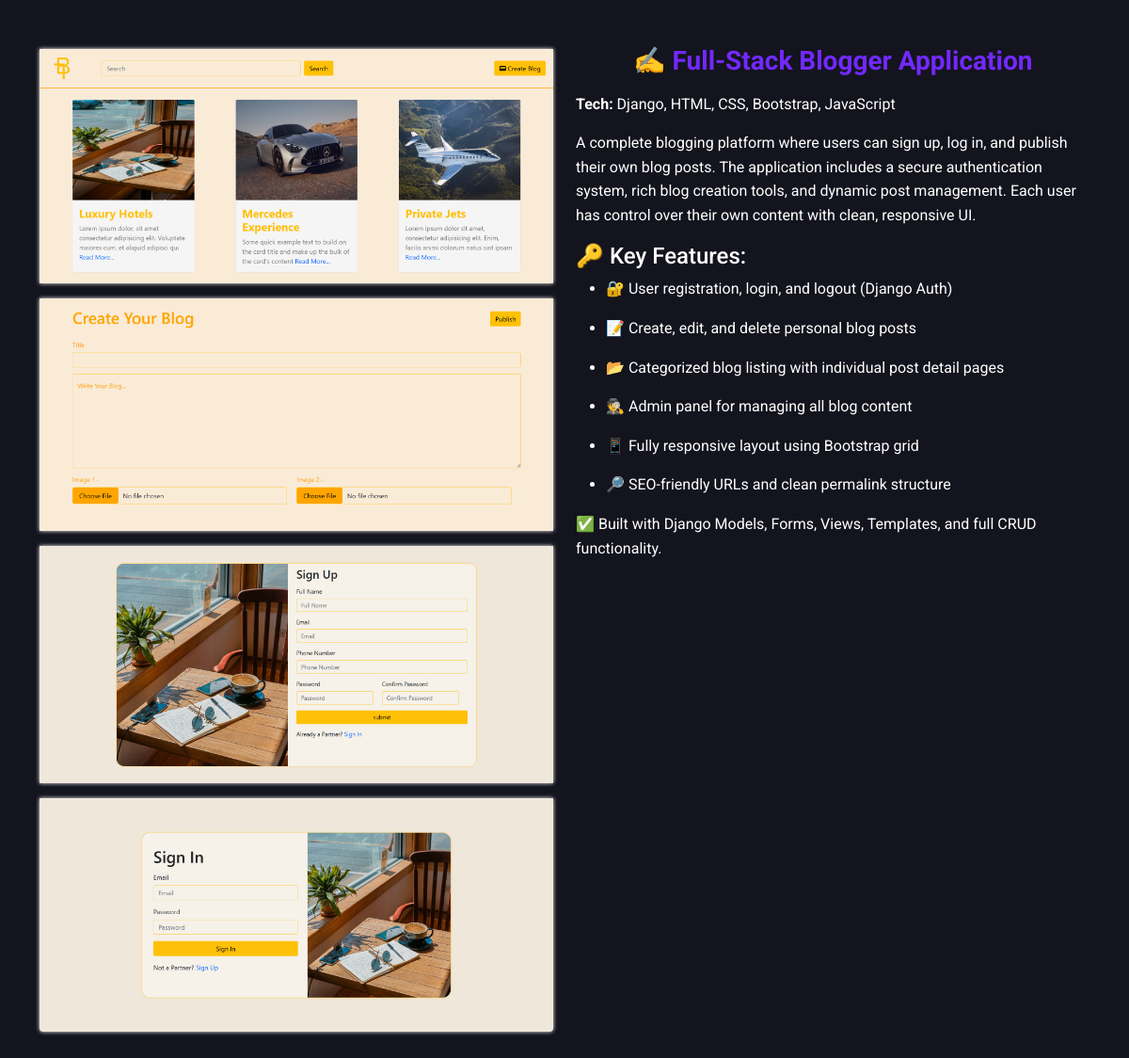
The page /projects/35/ on the database its author committed.
### portfolioApp/models.py (models this page shows)
class Project(models.Model):
    title = models.CharField(max_length=100)
    image = models.ImageField(upload_to='projects/')
    image2 = models.ImageField(upload_to='projects/', blank=True, default=None)
    image3 = models.ImageField(upload_to='projects/', blank=True)
    image4 = models.ImageField(upload_to='projects/', blank=True)
    description = RichTextField()
    url = models.URLField(blank=True)

### portfolioApp/views.py (the view)
# urls.py: path('projects/<int:id>/', views.project_detail, name='project_detail'),
def project_detail(request, id):
    project = models.Project.objects.get(id=id)
    profile = models.Profile.objects.first()
    return render(request, 'portfolioProject.html', {'project': project, 'profile':profile })

### portfolioApp/templates/portfolioProject.html
{% extends "base.html" %}
{% load static %}
{% block content %}
<section id="pf-portfolio-details" class="container py-5">
  <div class="row align-items-start gy-4">
    <div class="col-lg-6">
      <div class="pf-img-wrapper rounded overflow-hidden">
        <img src="{{project.image.url}}" alt="Portfolio image" class="img-fluid w-100 pf-img mt-1">
        {% if project.image2 %}<img src="{{project.image2.url}}" alt="Portfolio image" class="img-fluid w-100 pf-img mt-3">{% endif %}
        {% if project.image3 %}<img src="{{project.image3.url}}" alt="Portfolio image" class="img-fluid w-100 pf-img mt-3">{% endif %}
        {% if project.image4 %}<img src="{{project.image4.url}}" alt="Portfolio image" class="img-fluid w-100 pf-img mt-3">{% endif %}
      </div>
    </div>
    <div class="col-lg-6">
      <div class="pf-text-content">
        <h3 class="fw-bold text-center mt-3 mt-md-0 mt-lg-0">{{project.title}}</h3>
        <p class="mt-3">
          {{project.description|safe}}
        </p>
      </div>
    </div>
  </div>
</section>
{% endblock content %}

### portfolioApp/static/css/style.css (style rules this page uses)
* { margin: 0; padding: 0; box-sizing: border-box; }
html, body { background-color: var(--color-1) !important; color: var(--color-2) !important; position: relative !important; font-family: "Roboto", sans-serif !important; }
html { scroll-padding-top: 80px; }
:root { --color-1 : #13141E !important; --color-2 : #FFFFFF !important; --color-3 : #7328FF !important; --color-4 : #0EF60E !important; --color-5 : #28282B !important; }
#pf-portfolio-details .pf-img-wrapper { filter: drop-shadow(0 0 2px var(--color-2)); }
#pf-portfolio-details .pf-text-content h3 { font-size: 1.75rem; }
#pf-portfolio-details .pf-text-content p { font-size: 1rem; line-height: 1.6; }
.pf-text-content h3 { color: var(--color-3); }
.pf-text-content p { color: var(--color-2); }

### rows shown on the page
Project: image (picture), image2 (picture), image3 (picture), image4 (picture), title "✍️ Full-Stack Blogger Application", description "Tech: Django, HTML, CSS, Bootstrap, JavaScript A complete blogging platform where users can sign up, log in, and publish their own blog posts. The application includes a secure authentication system, rich blog creation tools, and dynamic post management. Each user has control over their own content with clean, responsive UI. 🔑 Key Features: 🔐 User registration, login, and logout (Django Auth) 📝 Create, edit, and delete personal blog posts 📂 Categorized blog listing with individual post detail pages 🕵️ Admin panel for managing all blog content 📱 Fully responsive layout using Bootstrap grid 🔎 SEO-friendly URLs and clean permalink structure ✅ Built with Django Models, Forms, Views, Templates,…"
